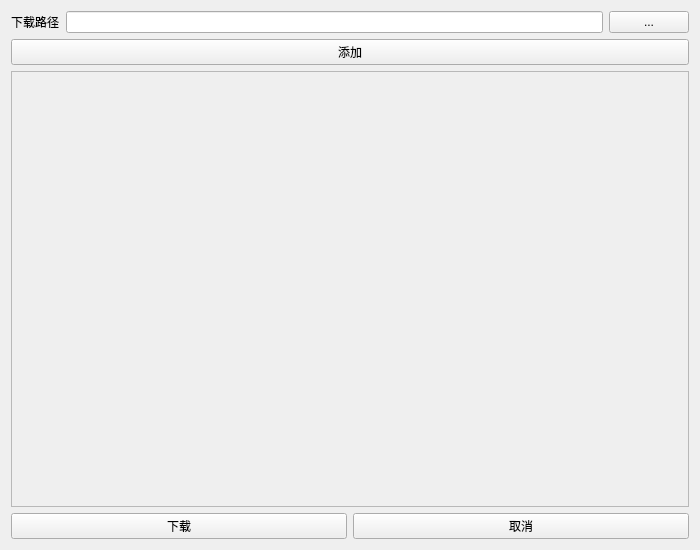
<?xml version="1.0" encoding="UTF-8"?>
<ui version="4.0">
 <class>Widget</class>
 <widget class="QWidget" name="Widget">
  <property name="geometry">
   <rect>
    <x>0</x>
    <y>0</y>
    <width>700</width>
    <height>550</height>
   </rect>
  </property>
  <property name="windowTitle">
   <string>下载</string>
  </property>
  <layout class="QVBoxLayout" name="verticalLayout">
   <item>
    <layout class="QHBoxLayout" name="horizontalLayout">
     <item>
      <widget class="QLabel" name="down_path_label">
       <property name="text">
        <string>下载路径</string>
       </property>
      </widget>
     </item>
     <item>
      <widget class="QLineEdit" name="down_path_lineedit"/>
     </item>
     <item>
      <widget class="QPushButton" name="down_path_btn">
       <property name="minimumSize">
        <size>
         <width>30</width>
         <height>0</height>
        </size>
       </property>
       <property name="text">
        <string>...</string>
       </property>
      </widget>
     </item>
    </layout>
   </item>
   <item>
    <widget class="QPushButton" name="add_btn">
     <property name="maximumSize">
      <size>
       <width>16777215</width>
       <height>16777215</height>
      </size>
     </property>
     <property name="text">
      <string>添加</string>
     </property>
    </widget>
   </item>
   <item>
    <widget class="QScrollArea" name="scrollArea">
     <property name="widgetResizable">
      <bool>true</bool>
     </property>
     <widget class="QWidget" name="scrollAreaWidgetContents">
      <property name="geometry">
       <rect>
        <x>0</x>
        <y>0</y>
        <width>680</width>
        <height>446</height>
       </rect>
      </property>
     </widget>
    </widget>
   </item>
   <item>
    <layout class="QGridLayout" name="gridLayout">
     <item row="0" column="0">
      <widget class="QPushButton" name="down_btn">
       <property name="maximumSize">
        <size>
         <width>16777215</width>
         <height>16777215</height>
        </size>
       </property>
       <property name="text">
        <string>下载</string>
       </property>
      </widget>
     </item>
     <item row="0" column="1">
      <widget class="QPushButton" name="cancle_btn">
       <property name="maximumSize">
        <size>
         <width>16777215</width>
         <height>16777215</height>
        </size>
       </property>
       <property name="text">
        <string>取消</string>
       </property>
      </widget>
     </item>
    </layout>
   </item>
  </layout>
 </widget>
 <layoutdefault spacing="6" margin="11"/>
 <resources/>
 <connections/>
</ui>
